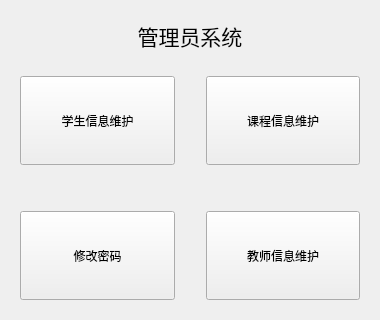
<?xml version="1.0" encoding="UTF-8"?>
<ui version="4.0">
 <class>AdminWin</class>
 <widget class="QWidget" name="AdminWin">
  <property name="geometry">
   <rect>
    <x>0</x>
    <y>0</y>
    <width>380</width>
    <height>320</height>
   </rect>
  </property>
  <property name="windowTitle">
   <string>Form</string>
  </property>
  <layout class="QVBoxLayout" name="verticalLayout">
   <item>
    <widget class="QWidget" name="widget1" native="true">
     <property name="sizePolicy">
      <sizepolicy hsizetype="Preferred" vsizetype="Fixed">
       <horstretch>0</horstretch>
       <verstretch>0</verstretch>
      </sizepolicy>
     </property>
     <layout class="QHBoxLayout" name="horizontalLayout">
      <item>
       <widget class="QLabel" name="title">
        <property name="font">
         <font>
          <family>中国式手写风</family>
          <pointsize>16</pointsize>
         </font>
        </property>
        <property name="text">
         <string>管理员系统</string>
        </property>
        <property name="alignment">
         <set>Qt::AlignCenter</set>
        </property>
       </widget>
      </item>
     </layout>
    </widget>
   </item>
   <item>
    <widget class="QWidget" name="widget_2" native="true">
     <layout class="QGridLayout" name="gridLayout">
      <item row="0" column="2">
       <widget class="QToolButton" name="courseInfo">
        <property name="sizePolicy">
         <sizepolicy hsizetype="Preferred" vsizetype="Preferred">
          <horstretch>0</horstretch>
          <verstretch>0</verstretch>
         </sizepolicy>
        </property>
        <property name="text">
         <string>课程信息维护</string>
        </property>
       </widget>
      </item>
      <item row="0" column="1">
       <spacer name="horizontalSpacer">
        <property name="orientation">
         <enum>Qt::Horizontal</enum>
        </property>
        <property name="sizeType">
         <enum>QSizePolicy::Fixed</enum>
        </property>
        <property name="sizeHint" stdset="0">
         <size>
          <width>25</width>
          <height>20</height>
         </size>
        </property>
       </spacer>
      </item>
      <item row="0" column="0">
       <widget class="QToolButton" name="stuInfo">
        <property name="sizePolicy">
         <sizepolicy hsizetype="Preferred" vsizetype="Preferred">
          <horstretch>0</horstretch>
          <verstretch>0</verstretch>
         </sizepolicy>
        </property>
        <property name="text">
         <string>学生信息维护</string>
        </property>
        <property name="autoRaise">
         <bool>false</bool>
        </property>
       </widget>
      </item>
      <item row="1" column="0">
       <spacer name="verticalSpacer">
        <property name="orientation">
         <enum>Qt::Vertical</enum>
        </property>
        <property name="sizeType">
         <enum>QSizePolicy::Fixed</enum>
        </property>
        <property name="sizeHint" stdset="0">
         <size>
          <width>20</width>
          <height>40</height>
         </size>
        </property>
       </spacer>
      </item>
      <item row="2" column="0">
       <widget class="QToolButton" name="modifyPwd">
        <property name="sizePolicy">
         <sizepolicy hsizetype="Preferred" vsizetype="Preferred">
          <horstretch>0</horstretch>
          <verstretch>0</verstretch>
         </sizepolicy>
        </property>
        <property name="text">
         <string>修改密码</string>
        </property>
       </widget>
      </item>
      <item row="2" column="2">
       <widget class="QToolButton" name="teacherInfo">
        <property name="sizePolicy">
         <sizepolicy hsizetype="Preferred" vsizetype="Preferred">
          <horstretch>0</horstretch>
          <verstretch>0</verstretch>
         </sizepolicy>
        </property>
        <property name="text">
         <string>教师信息维护</string>
        </property>
       </widget>
      </item>
     </layout>
    </widget>
   </item>
  </layout>
 </widget>
 <resources/>
 <connections/>
</ui>
